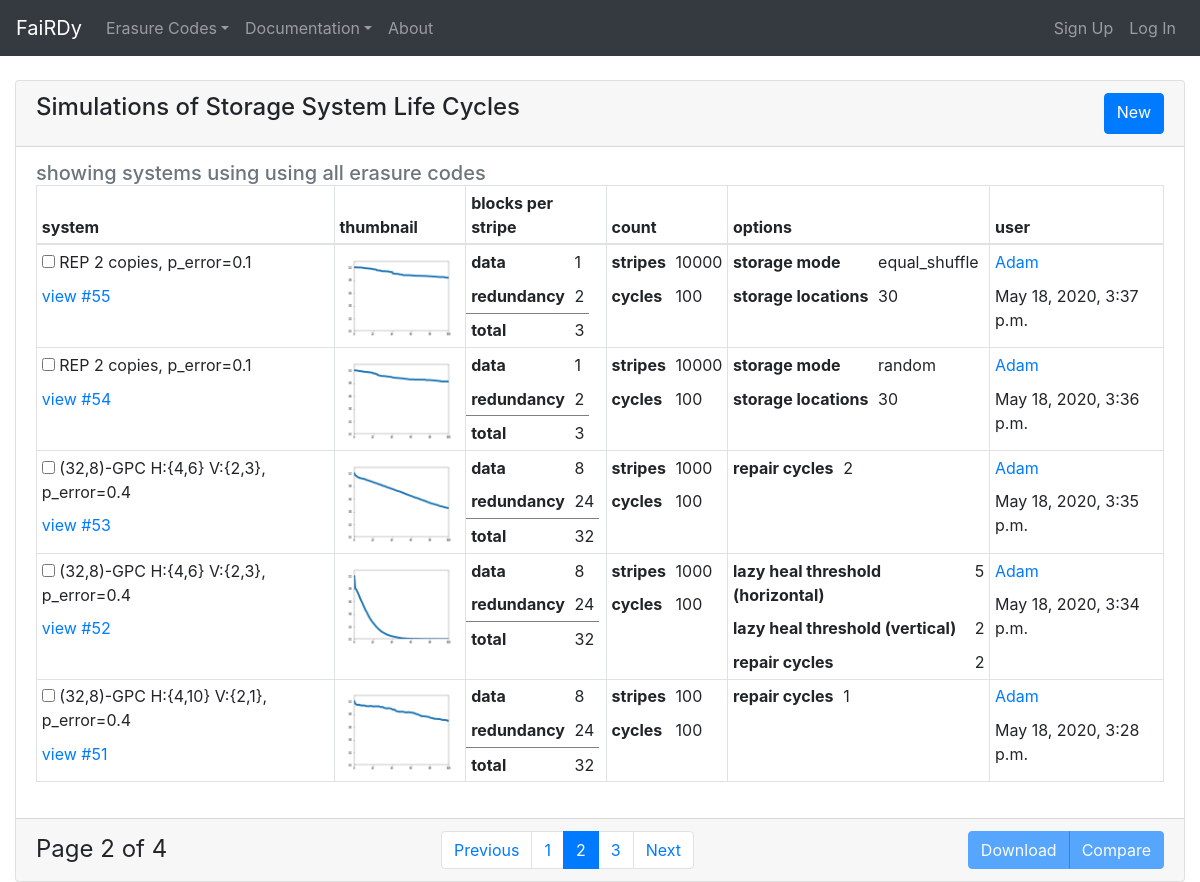
Screenshot of /?page=2 with the database file from the repository.
### fairdy/models.py (models this page shows, shortened)
class Simulation(models.Model):
    class Codes(models.TextChoices):
        REPLICATION = 'REP'
        REED_SOLOMON = 'RS'
        GENERALIZED_PYRAMID = 'GP'
    class StorageLocationModes(models.TextChoices):
        RANDOM = 'random'
        EQUAL_SHUFFLE = 'equal_shuffle'
        HASH_BLOCK_INDEX = 'hash_block_index'
    code_type = models.CharField(
        'Erasure Code',
        max_length=10,
        choices=Codes.choices
    )
    k_value = models.PositiveIntegerField(
        '(k) data blocks per stripe',
        validators=[MinValueValidator(1)]
    )
    m_value = models.PositiveIntegerField(
        '(m) redundancy blocks per stripe',
        validators=[MinValueValidator(1)]
    )
    n_value = models.PositiveIntegerField(
        '(n) total blocks per stripe',
        validators=[MinValueValidator(1)]
    )
    num_stripes = models.PositiveIntegerField(
        'stripes per simulation',
        validators=[MinValueValidator(1)]
    )
    num_cycles = models.PositiveIntegerField(
        'number of cycles',
        validators=[MinValueValidator(1)]
    )
    p_error = models.FloatField(
        '(p_error) probability of block failure',
        validators=[MinValueValidator(0), MaxValueValidator(1)]
    )
    storage_location_mode = models.CharField(
        max_length=50,
        choices=StorageLocationModes.choices,
        blank=True,
        null=True
    )
    num_storage_locations = models.PositiveIntegerField(
        'Number of storage locations',
        validators=[MinValueValidator(1)]
    )
    lazy_heal_threshold = models.PositiveIntegerField(
        default=1,  # '1' for for eager heal, for GPC sims this field holds the horiz. threshold, vert. is on GPC model
        validators=[MinValueValidator(1)]
    )
    start_time = models.DateTimeField()
    end_time = models.DateTimeField(null=True)
    fairdy_user = models.ForeignKey(
        FairdyUser,
        on_delete=models.SET_NULL,
        null=True
    )
    view_count = models.PositiveIntegerField(default=0, blank=True)
    def __str__(self):
        if self.code_type == self.Codes.REED_SOLOMON:
            return 'RS({},{}), p_error={}'.format(self.k_value, self.m_value, self.p_error)
        elif self.code_type == self.Codes.GENERALIZED_PYRAMID:
            return '({},{})-GPC H:{{{},{}}} V:{{{},{}}}, p_error={}'.format(
                self.n_value,
                self.k_value,
                self.pyramidsimulation.k_horizontal,
                self.pyramidsimulation.m_horizontal,
                self.pyramidsimulation.k_vertical,
                self.pyramidsimulation.m_vertical,
                self.p_error
            )
        elif self.code_type == self.Codes.REPLICATION:
            return 'REP {} copies, p_error={}'.format(self.m_value, self.p_error)
        else:
            self.__str__()
    def num_blocks_in_system(self):
        return self.n_value * self.num_stripes
    def get_thumbnail(self):
        max_cycle_count = self.cycle_set.count()
        y = self.cycle_set.values_list('block_availability_factor', flat=True)
        x = range(0, max_cycle_count)
        pyplot.plot(x, y, linewidth=7)
        pyplot.xlim(0, max_cycle_count - 1)
        pyplot.ylim(0, 1.1)
        buf = BytesIO()
        pyplot.savefig(buf, format='png', dpi=20)
        pyplot.close()
        return base64.b64encode(buf.getvalue()).decode('utf-8').replace('\n', '')

class PyramidSimulation(models.Model):
    simulation = models.OneToOneField(Simulation, on_delete=models.CASCADE)
    num_repair_cycles = models.IntegerField(
        'repair steps per cycle',
        choices=[(1, 1), (2, 2), (3, 3)],
        default=2
    )
    k_horizontal = models.PositiveIntegerField(
        '(k_1) data blocks in horizontal direction',
    )
    m_horizontal = models.PositiveIntegerField(
        '(m_1) redundancy blocks in horizontal direction',
    )
    k_vertical = models.PositiveIntegerField(
        '(k_2) data blocks in vertical direction',
    )
    m_vertical = models.PositiveIntegerField(
        '(m_2) redundancy blocks in vertical direction',
    )
    lazy_heal_threshold_ver = models.PositiveIntegerField(
        default=1,  # default '1' for for eager heal
        validators=[MinValueValidator(1)]
    )

### fairdy/views.py (the view)
# urls.py: path('', index, name='index'),
def index(request, code_type=None):
    if code_type is not None:
        installed_codes = [item.name for item in Simulation.Codes]
        code_type = code_type.upper()
        if code_type not in installed_codes:
            raise Http404()
        else:
            request.code_type = Simulation.Codes[code_type]
            sim_list = Simulation.objects.filter(code_type=request.code_type)
    else:
        sim_list = Simulation.objects.all()
        if 'username' in request.GET:
            fairdy_user = FairdyUser.objects.get(user__username=request.GET['username'])
            sim_list = sim_list.filter(fairdy_user=fairdy_user)
    paginator = Paginator(sim_list.order_by('-id'), 5)
    page_number = request.GET.get('page')
    page_obj = paginator.get_page(page_number)
    return render(request, 'index.html', {'page_obj': page_obj})

### web/context_processors.py (called while the page is built)
def get_installed_codes(request):
    return {
        'installed_codes': Simulation.Codes
    }

### fairdy/templates/index.html (shortened to what this page needs)
{% extends "base.html" %}
{% block content %}
    <div class="row">
        <div class="col">
            {% include 'list.html' %}
        </div>
    </div>
{% endblock %}

### fairdy/templates/list.html (shortened to what this page needs)
{% block content %}
    <div class="card">
        <div class="card-header d-flex justify-content-between">
            <h4 class="card-title">Simulations of Storage System Life Cycles</h4>
            <a class="btn btn-primary" href="{% url 'fairdy:run_simulation' %}{% if request.code_type %}?code_type={{ request.code_type }}{% endif %}">New</a>
        </div>
        <div class="card-body">
            <h5 class="card-subtitle text-muted">
                {% if 'username' in request.GET %}
                    showing systems ran by {{ request.GET.username }}
                {% elif not request.code_type %}
                    showing systems using using all erasure codes
                {% else %}
                    showing systems using {{ request.code_type.label}} erasure codes
                {% endif %}
            </h5>
            <table class="table table-sm table-bordered">
            <thead>
                <tr>
                    <th>system</th>
                    <th>thumbnail</th>
                    <th>blocks per stripe</th>
                    <th>count</th>
                    <th>options</th>
                    <th>user</th>
                </tr>
            </thead>
            <tbody>
            {% for simulation in page_obj %}
                <tr>
                    <td class="internal_cell">
                        <table class="internal_table">
                            <tr><td><input type="checkbox" id="checkboxid_{{ simulation.id }}"> {{ simulation }}</td></tr>
                            <tr><td><a href="{% url 'fairdy:visualize' %}?id={{ simulation.id }}">view #{{ simulation.id }}</a></td></tr>
                        </table>
                    </td>
                    <td>
                        <img class="img-fluid">
                    </td>
                    <td class="internal_cell">
                        <table class="internal_table">
                            <tr><th>data</th><td>{{ simulation.k_value }}</td></tr>
                            <tr><th>redundancy</th><td>{{ simulation.m_value }}</td></tr>
                            <tr style="border-top: 1px solid gray"><th>total</th><td>{{ simulation.n_value }}</td></tr>
                        </table>
                    </td>
                    <td class="internal_cell">
                        <table class="internal_table">
                            <tr><th>stripes</th><td>{{ simulation.num_stripes }}</td></tr>
                            <tr><th>cycles</th><td>{{ simulation.num_cycles }}</td></tr>
                        </table>
                    </td>
                    <td class="internal_cell">
                        <table class="internal_table">
                            {% if simulation.storage_location_mode is not None %}
                            <tr><th>storage mode</th><td>{{ simulation.storage_location_mode }}</td></tr>
                            {% endif %}
                            {% if simulation.num_storage_locations != simulation.num_blocks_in_system %}
                            <tr><th>storage locations</th><td>{{ simulation.num_storage_locations }}</td></tr>
                            {% endif %}
                            {% if simulation.lazy_heal_threshold != 1 %}
                            <tr><th>lazy heal threshold (horizontal)</th><td>{{ simulation.lazy_heal_threshold }}</td></tr>
                            {% endif %}
                            {% if simulation.pyramidsimulation and simulation.pyramidsimulation.lazy_heal_threshold_ver != 1 %}
                            <tr><th>lazy heal threshold (vertical)</th><td>{{ simulation.pyramidsimulation.lazy_heal_threshold_ver }}</td></tr>
                            {% endif %}
                            {% if simulation.pyramidsimulation %}
                            <tr><th>repair cycles</th><td>{{ simulation.pyramidsimulation.num_repair_cycles }}</td></tr>
                            {% endif %}
                        </table>
                    </td>
                    <td class="internal_cell">
                        <table class="internal_table">
                            {% with username=simulation.fairdy_user.user.username %}
                            <td><a href="{% url 'fairdy:index' %}?username={{ username }}">{{ username }}</a></td>
                            {% endwith %}
                            <tr><td>{{ simulation.end_time }}</td></tr>
                        </table>
                    </td>
                </tr>
            {% endfor %}
            </tbody>
        </table>
        </div>
        <div class="card-footer d-flex justify-content-between">
            <div class="d-inline-flex">
                <span style="font-size: 1.5em">
                    Page {{ page_obj.number }} of {{ page_obj.paginator.num_pages }}
                </span>
            </div>
            <nav class="d-inline-flex">
                <ul class="pagination m-0 ">
                    {% if page_obj.has_previous %}
                        <li class="page-item">
                            <a class="page-link" href="?page={{ page_obj.previous_page_number }}">Previous</a>
                        </li>
                        <li class="page-item">
                            <a class="page-link" href="?page={{ page_obj.previous_page_number }}">{{ page_obj.previous_page_number }}</a>
                        </li>
                    {% else %}
                        <li class="page-item disabled">
                            <a class="page-link" href="#" tabindex="-1">Previous</a>
                        </li>
                    {% endif %}
                    <li class="page-item active" aria-current="page">
                        <a class="page-link" href="#">{{ page_obj.number }}</a>
                    </li>
                    {% if page_obj.has_next %}
                        <li class="page-item">
                            <a class="page-link" href="?page={{ page_obj.next_page_number }}">{{ page_obj.next_page_number }}</a>
                        </li>
                        <li class="page-item">
                            <a class="page-link" href="?page={{ page_obj.next_page_number }}">Next</a>
                        </li>
                    {% else %}
                        <li class="page-item disabled">
                            <a class="page-link" href="#" tabindex="-1">Next</a>
                        </li>
                    {% endif %}
                </ul>
            </nav>
            <div class="btn-group">
                <a class="btn btn-primary disabled" href="{% url 'fairdy:get_csv' %}" id="download_button">Download</a>
                <a class="btn btn-primary disabled" href="{% url 'fairdy:visualize' %}" id="compare_button">Compare</a>
            </div>
        </div>
    </div>
{% endblock %}

### templates/base.html (style rules this page uses)
body { padding-top: 5rem; }

### fairdy/templates/list.html (style rules this page uses)
.internal_table { border-collapse: collapse; padding: 0; }
.internal_table tr td, .internal_table tr th { border: 0; }
td.internal_cell { padding: 0; }

### rows the page displays
Simulation: code_type+m_value+p_error "REP 2 copies, p_error=0.1", id "55", k_value "1", m_value "2", n_value "3", num_stripes "10000", num_cycles "100", storage_location_mode "equal_shuffle", num_storage_locations "30", fairdy_user.user.username "Adam", end_time "May 18, 2020, 3:37 p.m."
Simulation: code_type+m_value+p_error "REP 2 copies, p_error=0.1", id "54", k_value "1", m_value "2", n_value "3", num_stripes "10000", num_cycles "100", storage_location_mode "random", num_storage_locations "30", fairdy_user.user.username "Adam", end_time "May 18, 2020, 3:36 p.m."
Simulation: code_type+n_value+k_value "(32,8)-GPC H:{4,6} V:{2,3}, p_error=0.4", id "53", k_value "8", m_value "24", n_value "32", num_stripes "1000", num_cycles "100", pyramidsimulation.num_repair_cycles "2", fairdy_user.user.username "Adam", end_time "May 18, 2020, 3:35 p.m."
Simulation: code_type+n_value+k_value "(32,8)-GPC H:{4,6} V:{2,3}, p_error=0.4", id "52", k_value "8", m_value "24", n_value "32", num_stripes "1000", num_cycles "100", lazy_heal_threshold "5", pyramidsimulation.lazy_heal_threshold_ver "2", pyramidsimulation.num_repair_cycles "2", fairdy_user.user.username "Adam", end_time "May 18, 2020, 3:34 p.m."
Simulation: code_type+n_value+k_value "(32,8)-GPC H:{4,10} V:{2,1}, p_error=0.4", id "51", k_value "8", m_value "24", n_value "32", num_stripes "100", num_cycles "100", pyramidsimulation.num_repair_cycles "1", fairdy_user.user.username "Adam", end_time "May 18, 2020, 3:28 p.m."

### other values shown
{{ page_obj.number }} "2"
{{ page_obj.paginator.num_pages }} "4"
{{ page_obj.previous_page_number }} "1"
{{ page_obj.next_page_number }} "3"
